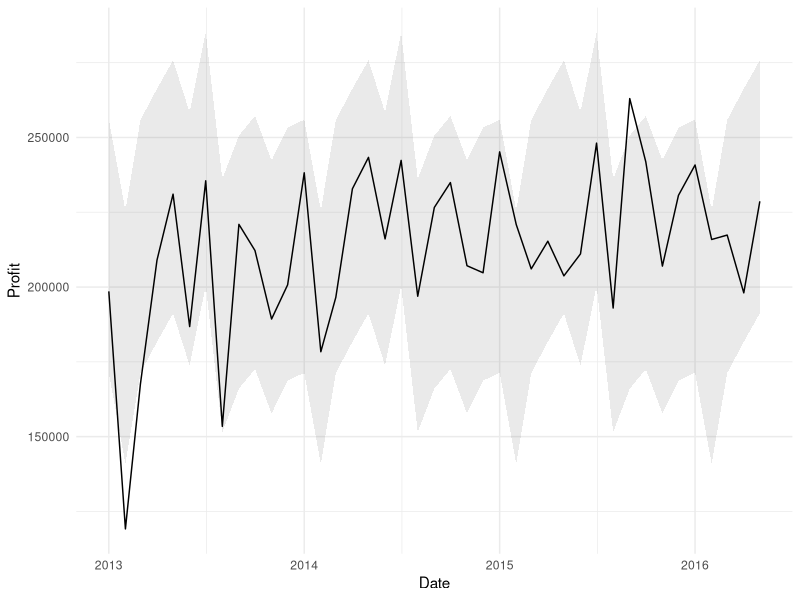

Generate this figure with R:
library(dplyr)
library(lubridate)
library(ggplot2)

# import data ----
dataset <- read.csv("WideWorldImporters_SalesPerEmployee.csv")
substr(dataset$Date, start = 1, stop = 2) <- "01"
dataset$Date <- as.Date(dataset$Date, format = "%d/%m/%Y")
dataset$Month <- months(dataset$Date, abbreviate = TRUE)
dataset$SalesPerson <- as.factor(dataset$SalesPerson)

# separate data per metric ----
sales <- dataset %>% 
  select(Date, Month, SalesPerson, Sales) %>% 
  group_by(Date, Month, SalesPerson) %>% 
  summarise_all(sum)

total_excluding_tax <- dataset %>% 
  select(Date, Month, SalesPerson, Total.Excluding.Tax) %>% 
  group_by(Date, Month, SalesPerson) %>% 
  summarise_all(sum)

total_including_tax <- dataset %>% 
  select(Date, Month, SalesPerson, Total.Including.Tax) %>% 
  group_by(Date, Month, SalesPerson) %>% 
  summarise_all(sum)

profit <- dataset %>% 
  select(Date, Month, SalesPerson, Profit) %>% 
  group_by(Date, Month, SalesPerson) %>% 
  summarise_all(sum)

# get historic seasonality ----
seasonality_sales <- sales %>% 
  mutate(Month = months(Date, abbreviate = TRUE)) %>% 
  select(Month, Sales) %>% 
  group_by(Month) %>% 
  summarise_all(mean) %>% 
  mutate(Proportion = Sales/(sum(Sales)/12)) %>% 
  select(Month, Proportion)

seasonality_total_excluding_tax <- total_excluding_tax %>% 
  mutate(Month = months(Date, abbreviate = TRUE)) %>% 
  select(Month, Total.Excluding.Tax) %>% 
  group_by(Month) %>% 
  summarise_all(mean) %>% 
  mutate(Proportion = Total.Excluding.Tax/(sum(Total.Excluding.Tax)/12)) %>% 
  select(Month, Proportion)

seasonality_total_including_tax <- total_including_tax %>% 
  mutate(Month = months(Date, abbreviate = TRUE)) %>% 
  select(Month, Total.Including.Tax) %>% 
  group_by(Month) %>% 
  summarise_all(mean) %>% 
  mutate(Proportion = Total.Including.Tax/(sum(Total.Including.Tax)/12)) %>% 
  select(Month, Proportion)

seasonality_profit <- profit %>% 
  mutate(Month = months(Date, abbreviate = TRUE)) %>% 
  select(Month, Profit) %>% 
  group_by(Month) %>% 
  summarise_all(mean) %>% 
  mutate(Proportion = Profit/(sum(Profit)/12)) %>% 
  select(Month, Proportion)

# get employee averages ----
average_sales <- sales %>%
  select(SalesPerson, Sales) %>% 
  group_by(SalesPerson) %>% 
  summarise_all(mean) %>% 
  mutate(Mean = Sales) %>% 
  select(SalesPerson, Mean)

average_total_excluding_tax <- total_excluding_tax %>%
  select(SalesPerson, Total.Excluding.Tax) %>% 
  group_by(SalesPerson) %>% 
  summarise_all(mean) %>% 
  mutate(Mean = Total.Excluding.Tax) %>% 
  select(SalesPerson, Mean)

average_total_including_tax <- total_including_tax %>%
  select(SalesPerson, Total.Including.Tax) %>% 
  group_by(SalesPerson) %>% 
  summarise_all(mean) %>% 
  mutate(Mean = Total.Including.Tax) %>% 
  select(SalesPerson, Mean)

average_profit <- profit %>%
  select(SalesPerson, Profit) %>% 
  group_by(SalesPerson) %>% 
  summarise_all(mean) %>% 
  mutate(Mean = Profit) %>% 
  select(SalesPerson, Mean)

# get standard deviations for last 12 months ----
standard_deviation_sales <- sales %>% 
  filter(Date >= max(dataset$Date) %m-% years(1)) %>% 
  select(SalesPerson, Sales) %>% 
  group_by(SalesPerson) %>% 
  summarise_all(sd) %>% 
  mutate(SD = Sales) %>% 
  select(SalesPerson, SD)

standard_deviation_total_excluding_tax <- total_excluding_tax %>% 
  filter(Date >= max(dataset$Date) %m-% years(1)) %>% 
  select(SalesPerson, Total.Excluding.Tax) %>% 
  group_by(SalesPerson) %>% 
  summarise_all(sd) %>% 
  mutate(SD = Total.Excluding.Tax) %>% 
  select(SalesPerson, SD)

standard_deviation_total_including_tax <- total_including_tax %>% 
  filter(Date >= max(dataset$Date) %m-% years(1)) %>% 
  select(SalesPerson, Total.Including.Tax) %>% 
  group_by(SalesPerson) %>% 
  summarise_all(sd) %>% 
  mutate(SD = Total.Including.Tax) %>% 
  select(SalesPerson, SD)

standard_deviation_profit <- profit %>% 
  filter(Date >= max(dataset$Date) %m-% years(1)) %>% 
  select(SalesPerson, Profit) %>% 
  group_by(SalesPerson) %>% 
  summarise_all(sd) %>% 
  mutate(SD = Profit) %>% 
  select(SalesPerson, SD)

# join to data ----
# seasonality
sales <- left_join(sales, seasonality_sales, by = "Month")
total_excluding_tax <- left_join(total_excluding_tax, seasonality_total_excluding_tax, by = "Month")
total_including_tax <- left_join(total_including_tax, seasonality_total_including_tax, by = "Month")
profit <- left_join(profit, seasonality_profit, by = "Month")

# average
sales <- left_join(sales, average_sales, by = "SalesPerson")
total_excluding_tax <- left_join(total_excluding_tax, average_total_excluding_tax, by = "SalesPerson")
total_including_tax <- left_join(total_including_tax, average_total_including_tax, by = "SalesPerson")
profit <- left_join(profit, average_profit, by = "SalesPerson")

# standard deviation
sales <- left_join(sales, standard_deviation_sales, by = "SalesPerson")
total_excluding_tax <- left_join(total_excluding_tax, standard_deviation_total_excluding_tax, by = "SalesPerson")
total_including_tax <- left_join(total_including_tax, standard_deviation_total_including_tax, by = "SalesPerson")
profit <- left_join(profit, standard_deviation_profit, by = "SalesPerson")

# put into list ----
metric_list <- list(sales, total_excluding_tax, total_including_tax, profit)

# seasonality adjusted averages ----
metric_list <- lapply(metric_list, function(x) cbind(x, SeasonalityAdjustedMean = x$Mean * x$Proportion))

# generate control limits ----
metric_list <- lapply(metric_list, function(x) cbind(x, SD3Above = (x$SeasonalityAdjustedMean + (3 * x$SD))))
metric_list <- lapply(metric_list, function(x) cbind(x, SD2Above = (x$SeasonalityAdjustedMean + (2 * x$SD))))
metric_list <- lapply(metric_list, function(x) cbind(x, SD1Above = (x$SeasonalityAdjustedMean + (1 * x$SD))))
metric_list <- lapply(metric_list, function(x) cbind(x, SD1Below = (x$SeasonalityAdjustedMean - (1 * x$SD))))
metric_list <- lapply(metric_list, function(x) cbind(x, SD2Below = (x$SeasonalityAdjustedMean - (2 * x$SD))))
metric_list <- lapply(metric_list, function(x) cbind(x, SD3Below = (x$SeasonalityAdjustedMean - (3 * x$SD))))

plotdata <- data.frame(metric_list[[4]])
plotdata %>% 
  filter(SalesPerson == "Kayla Woodcock") %>%
  ggplot(aes(Date, Profit)) +
  geom_ribbon(aes(ymin = SD2Below, ymax = SD2Above), alpha = .1) +
  geom_line() +
  theme_minimal()
